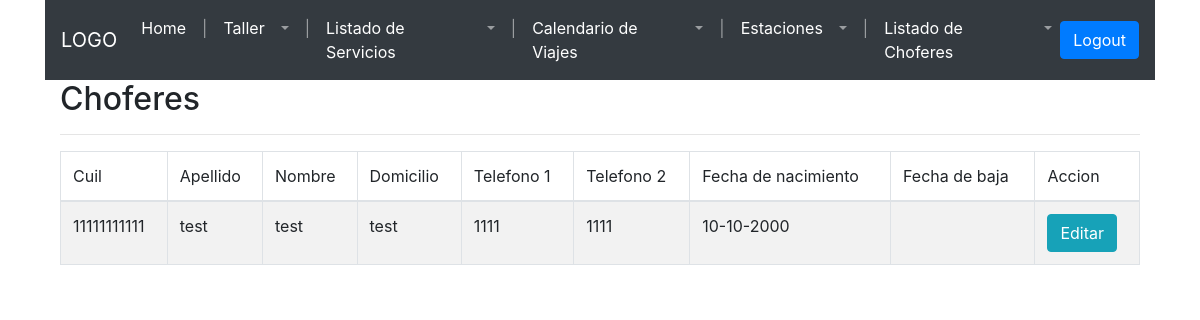
/frontend/pages/listado-choferes.php, run on the app's committed database.
### tables this page shows
CREATE TABLE `chofer` (
  `chofer_id` int(11) NOT NULL,
  `cuil` bigint(11) NOT NULL,
  `apellido` varchar(50) DEFAULT NULL,
  `nombre` varchar(50) DEFAULT NULL,
  `domicilio` varchar(255) DEFAULT NULL,
  `telefono_1` varchar(20) DEFAULT NULL,
  `telefono_2` varchar(20) DEFAULT NULL,
  `fecha_de_nacimiento` date DEFAULT NULL,
  `fecha_de_ingreso` date DEFAULT NULL,
  `baja` tinyint(1) NOT NULL DEFAULT 0,
  `fecha_de_baja` date DEFAULT NULL,
  `motivo_de_baja` varchar(255) DEFAULT NULL,
  `fecha_de_vencimiento_de_carnet` date DEFAULT NULL
);

### frontend/pages/config/connection.php (called while the page is built, shortened)
<?php
function openConnection($username, $password){
 	$servername = "localhost";
	$conn = new mysqli($servername, $username, $password,"empresa_de_transporte");
	return $conn;
 }
 function executeQuery($sqlQuery){
 	$conn = openConnection("test", "test");
	$result = $conn->query($sqlQuery);
	return $result;
 }
?>

### frontend/pages/config/config-chofer.php (the view, shortened to what this page needs)
<?php
include "connection.php";
function getChoferes() {
    $sql = "SELECT c.`chofer_id`, c.`cuil`, c.`apellido`, c.`nombre`, c.`domicilio`, c.`telefono_1`, c.`telefono_2`,
            DATE_FORMAT(c.`fecha_de_ingreso`, \"%d-%m-%Y\") as fecha_ingreso,
            DATE_FORMAT(c.`fecha_de_baja`, \"%d-%m-%Y\") as fecha_baja
            FROM `chofer` c";
    $result = executeQuery($sql);
    if ($result->num_rows > 0) {
        while ($row = $result->fetch_assoc()) {
            if (intval($row["fecha_baja"]) != null) {
                echo "<tr class=\"table-danger\">";
            } else {
                echo "<tr>";
            }
            echo "<td>" . $row["cuil"] . "</td>";
            echo "<td>" . $row["apellido"] . "</td>";
            echo "<td>" . $row["nombre"] . "</td>";
            echo "<td>" . $row["domicilio"] . "</td>";
            echo "<td>" . $row["telefono_1"] . "</td>";
            echo "<td>" . $row["telefono_2"] . "</td>";
            echo "<td>" . $row["fecha_ingreso"] . "</td>";
            echo "<td>" . $row["fecha_baja"] . "</td>";
            echo "<td>
          <input type=\"button\" class=\"btn btn-info boton-edit-chofer\" id=\"" . $row["chofer_id"] . "\" value=\"Editar\">
          <!--
          <input type=\"button\" class=\"btn btn-danger boton-disable-chofer\" value=\"Deshabilitar\">
          -->
          </td>";
            echo "</tr>";
        }
    } else {
        echo "0 results";
    }
}

### frontend/pages/styles/home2.css (style rules this page uses)
body { font-size: 15px; font-family: Arial, Helvetica, sans-serif; }

### data on the page
chofer: cuil "11111111111", apellido "test", nombre "test", domicilio "test", telefono_1 "1111", telefono_2 "1111", fecha_ingreso "10-10-2000"
